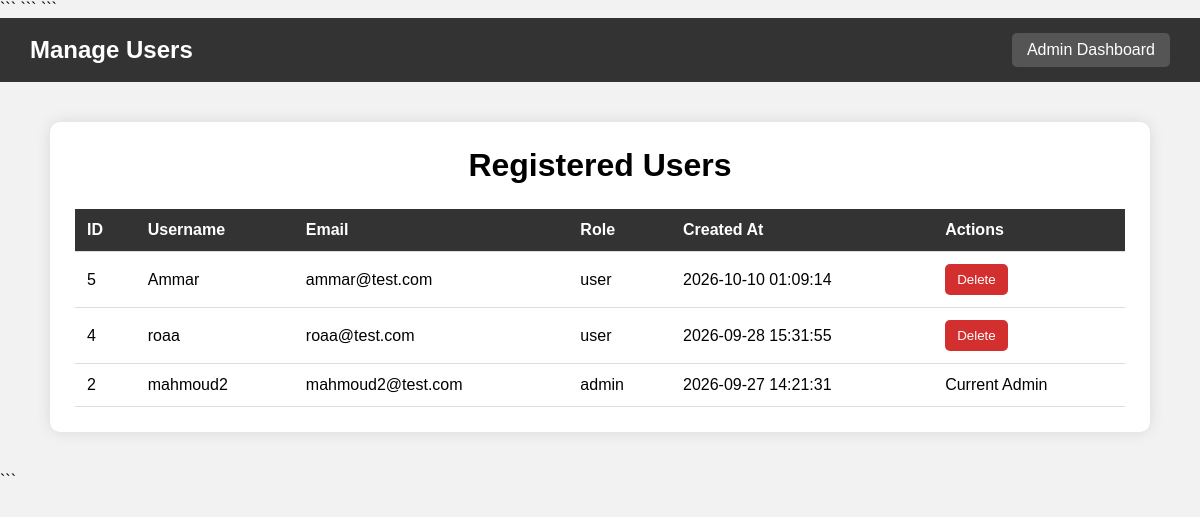
Screenshot of /admin/users (signed in) with the database file from the repository.
### tables this page shows
CREATE TABLE Users (
            id INTEGER PRIMARY KEY AUTOINCREMENT,
            username TEXT NOT NULL UNIQUE,
            email TEXT NOT NULL UNIQUE,
            password_hash TEXT NOT NULL,
            role TEXT NOT NULL DEFAULT 'user',
            created_at TIMESTAMP DEFAULT CURRENT_TIMESTAMP
        );

### app.py (the view)
@app.route("/admin/users")
def admin_users():
    if "user_id" not in session:
        return redirect("/")
    if session["role"] != "admin":
        return "Access Denied"
    connection = get_db_connection()
    users = connection.execute(
        """
        SELECT id, username, email, role, created_at
        FROM Users
        ORDER BY id DESC
        """
    ).fetchall()
    connection.close()
    return render_template(
        "admin_users.html",
        users=users
    )

### app.py (called while the page is built)
def get_db_connection():
    connection = sqlite3.connect("contacts.db")
    connection.row_factory = sqlite3.Row
    return connection

### templates/admin_users.html (shortened to what this page needs)
<!DOCTYPE html>
<html lang="en">
<head>
```
</head>
<body>
```
<div class="navbar">
    <h2>Manage Users</h2>
    <a class="back" href="/admin">
        Admin Dashboard
    </a>
</div>
<div class="container">
    <div class="users-box">
        <h1>Registered Users</h1>
        {% if users %}
        <div class="table-container">
            <table>
                <thead>
                    <tr>
                        <th>ID</th>
                        <th>Username</th>
                        <th>Email</th>
                        <th>Role</th>
                        <th>Created At</th>
                        <th>Actions</th>
                    </tr>
                </thead>
                <tbody>
                    {% for user in users %}
                    <tr>
                        <td>{{ user["id"] }}</td>
                        <td>{{ user["username"] }}</td>
                        <td>{{ user["email"] }}</td>
                        <td>{{ user["role"] }}</td>
                        <td>{{ user["created_at"] }}</td>
                        <td>
                            {% if user["id"] != session["user_id"] %}
                            <form method="POST"
                                  action="/admin/delete-user/{{ user['id'] }}"
                                  onsubmit="return confirm('Are you sure you want to delete this user?');">
                                <button type="submit" class="delete-button">
                                    Delete
                                </button>
                            </form>
                            {% else %}
                            <span>Current Admin</span>
                            {% endif %}
                        </td>
                    </tr>
                    {% endfor %}
                </tbody>
            </table>
        </div>
        {% else %}
        <p>No users found.</p>
        {% endif %}
    </div>
</div>
```
</body>
</html>

### templates/admin_users.html (style rules this page uses)
body { font-family: Arial, sans-serif; background-color: #f2f2f2; margin: 0; }
.navbar { background-color: #333; color: white; padding: 15px 30px; display: flex; justify-content: space-between; align-items: center; }
.navbar h2 { margin: 0; }
.back { color: white; text-decoration: none; background-color: #555; padding: 8px 15px; border-radius: 5px; }
.container { width: 95%; max-width: 1100px; margin: 40px auto; }
.users-box { background-color: white; padding: 25px; border-radius: 10px; box-shadow: 0 0 15px rgba(0, 0, 0, 0.1); }
h1 { text-align: center; margin-top: 0; margin-bottom: 25px; }
.table-container { overflow-x: auto; }
table { width: 100%; border-collapse: collapse; }
th, td { padding: 12px; text-align: left; border-bottom: 1px solid #ddd; }
th { background-color: #333; color: white; }
.delete-button { background-color: #d32f2f; color: white; border: none; padding: 8px 12px; border-radius: 5px; cursor: pointer; }

### rows the page displays
Users: id "5", username "Ammar", email "ammar@test.com", role "user", created_at "2026-10-10 01:09:14"
Users: id "4", username "roaa", email "roaa@test.com", role "user", created_at "2026-09-28 15:31:55"
Users: id "2", username "mahmoud2", email "mahmoud2@test.com", role "admin", created_at "2026-09-27 14:21:31", shows "Current Admin"
